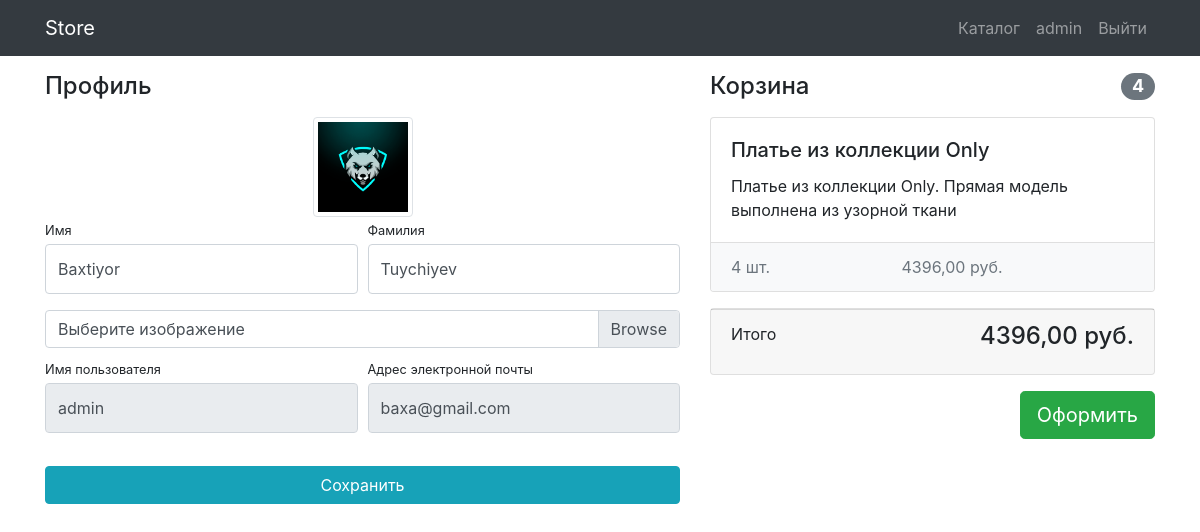
/users/profile/ (signed in), run on the app's committed database.
### users/models.py (models this page shows)
class User(AbstractUser):
    image = models.ImageField(upload_to='users_images', blank=True)

### products/models.py (models this page shows, shortened)
class Basket(models.Model):
    user = models.ForeignKey(User, on_delete=models.CASCADE, verbose_name='Ползователь')
    product = models.ForeignKey(Product, on_delete=models.CASCADE, verbose_name='Товар')
    quantity = models.PositiveIntegerField(default=0)   # manfiy sonlarni qabul qilmaydi
    create_database = models.DateTimeField(auto_now_add=True)
    def sum(self):
        return self.quantity * self.product.price   # Metodlarni HTML stranirsada chaqirsa ham buladi
    class Meta:
        verbose_name = 'товар в корзину'
        verbose_name_plural = 'корзина'

class Product(models.Model):
    name = models.CharField(max_length=256, verbose_name='Название товара')
    image = models.ImageField(upload_to="products_images/", blank=True, verbose_name='Изображение')
    description = models.TextField(blank=True, verbose_name='Описание')
    short_description = models.CharField(max_length=100, blank=True, verbose_name='Краткое описание')
    price = models.DecimalField(max_digits=8, decimal_places=2, default=0, verbose_name='Цена')
    quantity = models.PositiveIntegerField(default=0, verbose_name='Количество')
    category = models.ForeignKey(ProductCategory, on_delete=models.CASCADE, verbose_name='Категория')
    class Meta:
        verbose_name = 'товар'
        verbose_name_plural = 'товары'

### users/views.py (the view)
# urls.py: path('profile/', views.profile, name='profile'),
@login_required(login_url='users/login/')   # tugri ishlasi uchun tugri url pathni yozish kerak name ni emas
def profile(request):
    user = request.user
    if request.method == 'POST':
        form = UserProfileForm(data=request.POST, files=request.FILES, instance=user)
        if form.is_valid():
            form.save()
            return redirect('profile')
    else:
        form = UserProfileForm(instance=user)
    baskets = Basket.objects.filter(user=user)
    total_quantity = sum(basket.quantity for basket in baskets)
    total_sum = sum(basket.sum() for basket in baskets)  # basket.sum() eta method class Basket
    context = {
        'title': 'Store - profile',
        'form': form,
        'baskets': Basket.objects.filter(user=user),
        'total_quantity': total_quantity,
        'total_sum': total_sum,
    }
    return render(request, 'users/profile.html', context)

### users/forms.py
class UserProfileForm(UserChangeForm):
    username = forms.CharField(widget=forms.TextInput(attrs={'readonly': True}))
    email = forms.CharField(widget=forms.EmailInput(attrs={'readonly': True}))
    image = forms.ImageField(widget=forms.FileInput(), required=False)
    class Meta:
        model = User
        fields = ['first_name', 'last_name', 'image', 'username', 'email']
    def __init__(self, *args, **kwargs):
        super().__init__(*args, **kwargs)
        for field in self.fields.values():
            field.widget.attrs['class'] = 'form-control py-4'
        self.fields['image'].widget.attrs['class'] = 'custom-file-input'

### users/templates/users/profile.html (shortened to what this page needs)
{% extends 'products/base.html' %}
{% load static %}
{% block css %} <link rel="stylesheet" href="{% static 'css/profile.css' %}"> {% endblock css %}
{% block content %}
<div class="container">
    <div class="row">
        <div class="col-lg-7">
            <h4 class="mt-3 mb-3">Профиль</h4>
            <div class="col-lg-12 text-center">
                <img width="100" height="100"
                     src="{% if user.image %} {{ user.image.url }} {% else %} {% static 'vendor/img/users/default.jpg' %} {% endif %}"
                     class="img-thumbnail">
            </div>
            <form action="{% url 'profile' %}" method="post" enctype="multipart/form-data">
                <div class="form-row">
                    <div class="col-lg-6">
                        <div class="form-group">
                            <label class="small mb-1" for="{{ form.first_name.id_for_label }}">Имя</label>
                            {{ form.first_name }}
                        </div>
                    </div>
                    <div class="col-lg-6">
                        <div class="form-group">
                            <label class="small mb-1" for="{{ form.last_name.id_for_label }}">Фамилия</label>
                            {{ form.last_name }}
                        </div>
                    </div>
                </div>
                <div class="form-row mb-2">
                    <div class="col-lg-12">
                        <div class="custom-file">
                            <label class="custom-file-label" for="{{ form.image.id_for_label }}">Выберите изображение</label>
                        </div>
                    </div>
                </div>
                <div class="form-row">
                    <div class="col-lg-6">
                        <label class="small mb-1" for="{{ form.username.id_for_label }}">Имя пользователя</label>
                        {{ form.username }}
                    </div>
                    <div class="col-lg-6">
                        <label class="small mb-1" for="{{ form.email.id_for_label }}">Адрес электронной
                            почты</label>
                        {{ form.email }}
                    </div>
                </div>
                <div class="form-row">
                    <div class="col-lg-12" style="margin-top: 33px;">
                        <input class="btn btn-info btn-block" type="submit" value="Сохранить">
                    </div>
                </div>
            </form>
        </div>
        {% include 'products/basket.html' %}
    </div>
</div>
{% endblock content %}

### products/templates/products/base.html (shortened to what this page needs)
<!DOCTYPE html>
{% load static %}
<html lang="en">
<head>
    <link href="{% static 'vendor/bootstrap/css/bootstrap.min.css' %}" rel="stylesheet">
    {% block css %} {% endblock css %}
</head>
<body>
<nav class="navbar navbar-expand-lg navbar-dark bg-dark fixed-top">
    <div class="container">
        <a class="navbar-brand" href="{% url 'index' %}">Store</a>
        <div class="collapse navbar-collapse" id="navbarResponsive">
            <ul class="navbar-nav ml-auto">
                <li class="nav-item">
                    <a class="nav-link" href="{% url 'products' %}">Каталог  </a>
                </li>
                {% if user.is_authenticated %}
                    <li class="nav-item">
                        <a class="nav-link" href="{% url 'profile' %}">{{ user.username }}
                        </a>
                    </li>
                    <li class="nav-item">
                        <a class="nav-link" href="{% url 'logaut' %}">Выйти </a>
                    </li>
                {% else %}
                     <li class="nav-item">
                        <a class="nav-link" href="{% url 'login' %}">Войти<i class="fas fa-sign-in-alt"></i></a>
                    </li>
                {% endif %}
            </ul>
        </div>
    </div>
</nav>
{% block content %}
{% endblock content %}
</body>
</html>

### products/templates/products/basket.html (shortened to what this page needs)
{% if baskets %}
<div class="col-lg-5">
    <h4 class="mt-3 mb-3 d-flex justify-content-between align-items-center mb-3">
        Корзина <span class="badge badge-secondary badge-pill">{{ total_quantity }}</span>
    </h4>
    {% for basket in baskets %}
        <div class="card mb-3">
            <div class="card-body">
                <h5 class="card-title">{{ basket.product.name }}</h5>
                <p class="card-text">{{ basket.product.short_description }}</p>
            </div>
            <ul class="list-group list-group-flush">
                <li class="list-group-item d-flex justify-content-between lh-condensed bg-light">
                    <span class="text-muted">{{ basket.quantity }} шт.</span>
                    <span class="text-muted">{{basket.sum }} руб.</span>
                </li>
            </ul>
        </div>
    {% endfor %}
    <div class="card mb-3">
        <div class="card-footer">
            <p class="float-left">Итого</p>
            <h4 class="float-right">{{ total_sum }} руб.</h4>
        </div>
    </div>
    <a href="{% url 'order-create' %}" class="btn btn-success btn-lg float-right">Оформить</a>
</div>
{% else %}
<div class="col-lg-5">
    <h4 class="mt-3 mb-3 text-center">Корзина пуста</h4>
</div>
{% endif %}

### products/static/css/profile.css (style rules this page uses)
body { padding-top: 56px; }

### data on the page
User: username "admin", first_name "Baxtiyor", last_name "Tuychiyev", email "baxa@gmail.com"
Basket: product.name "Платье из коллекции Only", product.short_description "Платье из коллекции Only. Прямая модель выполнена из узорной ткани", quantity "4", sum "4396,00"

### other printed values
{{ total_quantity }} "4"
{{ total_sum }} "4396,00"
